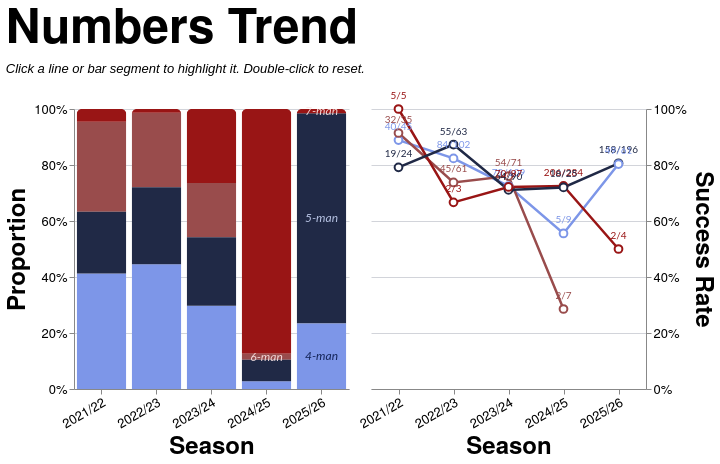

Source (Vega-Lite JSON):
### Vega-Lite specification from a JSON file in a GitHub repository (floating-point values rounded to 4 significant figures; data arrays with more than 128 entries replaced by an {"elided": "..."} marker saying what was removed)
{"config": {"axis": {"labelFont": "PT Sans Narrow, Helvetica Neue, Helvetica, Arial, sans-serif", "titleFont": "PT Sans Narrow, Helvetica Neue, Helvetica, Arial, sans-serif", "labelFontSize": 13, "titleFontSize": 24, "gridColor": "#202947", "gridOpacity": 0.2, "zindex": 1}, "text": {"font": "Lato, sans-serif"}, "bar": {"cornerRadiusEnd": 5}, "header": {"labelFont": "PT Sans Narrow, Helvetica Neue, Helvetica, Arial, sans-serif", "titleFont": "PT Sans Narrow, Helvetica Neue, Helvetica, Arial, sans-serif", "labelFontSize": 24, "titleFontSize": 28, "labelFontWeight": "bold", "orient": "left"}, "legend": {"labelFont": "PT Sans Narrow, Helvetica Neue, Helvetica, Arial, sans-serif", "titleFont": "PT Sans Narrow, Helvetica Neue, Helvetica, Arial, sans-serif", "labelFontSize": 14, "titleFontSize": 16, "titlePadding": 5, "fillColor": "white", "strokeColor": "black", "padding": 10, "titleFontWeight": "lighter", "titleFontStyle": "italic", "titleColor": "gray", "offset": 10}, "title": {"font": "PT Sans Narrow, Helvetica Neue, Helvetica, Arial, sans-serif", "fontSize": 48, "fontWeight": "bold", "anchor": "start", "align": "center", "titlePadding": 20, "subtitlePadding": 10, "subtitleFontSize": 13, "subtitleColor": "", "subtitleFontStyle": "italic", "offset": 15, "color": "black"}, "axisX": {"labelAngle": 0}, "facet": {"title": null, "header": null, "align": {"row": "each", "column": "each"}, "spacing": 10}, "resolve": {"scale": {"y": "independent", "facet": "independent"}}, "background": "transparent", "scale": {"offsetBandPaddingOuter": 0.2, "offsetBandPaddingInner": 0.1}, "view": {"stroke": null, "background": "transparent"}}, "hconcat": [{"layer": [{"mark": {"type": "bar", "opacity": 0.85}, "encoding": {"color": {"field": "numbers", "legend": null, "scale": {"domain": ["4", "5", "6", "7"], "range": ["#7d96e8", "#202946", "#994C4C", "#991515"]}, "sort": ["4", "5", "6", "7"], "type": "nominal"}, "opacity": {"condition": {"param": "param_10", "value": 1.0, "empty": true}, "value": 0.2}, "order": {"field": "stack_order", "sort": "ascending", "type": "quantitative"}, "stroke": {"value": "transparent"}, "tooltip": [{"field": "season", "title": "Season", "type": "nominal"}, {"field": "numbers_display", "title": "Numbers", "type": "nominal"}, {"field": "attempts", "format": ",.0f", "title": "Attempts", "type": "quantitative"}, {"field": "won", "format": ",.0f", "title": "Won", "type": "quantitative"}, {"field": "success_rate", "format": ".1%", "title": "Success Rate", "type": "quantitative"}], "x": {"axis": {"labelAngle": -30}, "field": "season", "sort": ["2021/22", "2022/23", "2023/24", "2024/25", "2025/26"], "title": "Season", "type": "nominal"}, "y": {"axis": {"format": "%", "orient": "left"}, "field": "attempts", "stack": "normalize", "title": "Proportion", "type": "quantitative"}}, "name": "view_7", "transform": [{"filter": "(loSquad == 'All' || datum.squad == loSquad) && (loGameType == 'All' || (loGameType == 'League + Cup' && (datum.game_type == 'League' || datum.game_type == 'Cup')) || (loGameType == 'League only' && datum.game_type == 'League') || datum.game_type == loGameType) && (loThrower == 'All' || datum.thrower == loThrower) && (loJumper == 'All' || datum.jumper == loJumper) && (loArea == 'All' || datum.area == loArea)"}, {"aggregate": [{"op": "count", "as": "attempts"}, {"op": "sum", "field": "won", "as": "won"}], "groupby": ["season", "numbers"]}, {"calculate": "datum.won / datum.attempts", "as": "success_rate"}, {"calculate": "datum.won + '/' + datum.attempts", "as": "won_attempts_label"}, {"calculate": "datum.numbers + '-man'", "as": "numbers_display"}, {"calculate": "datum.numbers == '4' ? 0 : datum.numbers == '5' ? 1 : datum.numbers == '6' ? 2 : datum.numbers == '7' ? 3 : 999", "as": "stack_order"}]}, {"mark": {"type": "text", "align": "center", "baseline": "middle", "fontSize": 12, "fontStyle": "italic"}, "encoding": {"color": {"field": "text_label_color", "legend": null, "scale": null, "type": "nominal"}, "opacity": {"condition": {"param": "param_10", "value": 0.9, "empty": true}, "value": 0.3}, "text": {"field": "numbers_display", "type": "nominal"}, "x": {"axis": {"labelAngle": -30}, "field": "season", "sort": ["2021/22", "2022/23", "2023/24", "2024/25", "2025/26"], "title": "Season", "type": "nominal"}, "y": {"field": "mid_y", "scale": {"domain": [0, 1]}, "type": "quantitative"}}, "transform": [{"filter": "(loSquad == 'All' || datum.squad == loSquad) && (loGameType == 'All' || (loGameType == 'League + Cup' && (datum.game_type == 'League' || datum.game_type == 'Cup')) || (loGameType == 'League only' && datum.game_type == 'League') || datum.game_type == loGameType) && (loThrower == 'All' || datum.thrower == loThrower) && (loJumper == 'All' || datum.jumper == loJumper) && (loArea == 'All' || datum.area == loArea)"}, {"aggregate": [{"op": "count", "as": "attempts"}, {"op": "sum", "field": "won", "as": "won"}], "groupby": ["season", "numbers"]}, {"calculate": "datum.won / datum.attempts", "as": "success_rate"}, {"calculate": "datum.won + '/' + datum.attempts", "as": "won_attempts_label"}, {"calculate": "datum.numbers + '-man'", "as": "numbers_display"}, {"calculate": "datum.numbers == '4' ? 0 : datum.numbers == '5' ? 1 : datum.numbers == '6' ? 2 : datum.numbers == '7' ? 3 : 999", "as": "stack_order"}, {"joinaggregate": [{"op": "sum", "field": "attempts", "as": "season_total"}], "groupby": ["season"]}, {"calculate": "datum.attempts / datum.season_total", "as": "proportion"}, {"window": [{"op": "sum", "field": "proportion", "as": "cum_prop"}], "frame": [null, 0], "groupby": ["season"], "sort": [{"field": "stack_order", "order": "ascending"}]}, {"calculate": "datum.cum_prop - datum.proportion / 2", "as": "mid_y"}, {"calculate": "datum.numbers == '4' ? '#0a1a4a' : datum.numbers == '5' ? '#c8d4f5' : datum.numbers == '6' ? '#fce8e8' : datum.numbers == '7' ? '#fce8e8' : 'black'", "as": "text_label_color"}, {"calculate": "toNumber(split(datum.season, '/')[0])", "as": "season_order_num"}, {"window": [{"op": "row_number", "field": "", "as": "season_rank"}], "groupby": ["numbers"], "sort": [{"field": "season_order_num", "order": "descending"}]}, {"filter": "datum.season_rank == 1"}]}], "height": 280, "width": {"step": 55}}, {"layer": [{"mark": {"type": "line", "point": {"fill": "white", "filled": false, "size": 60}, "strokeWidth": 2.5}, "encoding": {"color": {"field": "numbers", "legend": null, "scale": {"domain": ["4", "5", "6", "7"], "range": ["#7d96e8", "#202946", "#994C4C", "#991515"]}, "sort": ["4", "5", "6", "7"], "type": "nominal"}, "detail": {"field": "numbers", "type": "nominal"}, "opacity": {"condition": {"param": "param_10", "value": 1.0, "empty": true}, "value": 0.2}, "tooltip": [{"field": "season", "title": "Season", "type": "nominal"}, {"field": "numbers_display", "title": "Numbers", "type": "nominal"}, {"field": "attempts", "format": ",.0f", "title": "Attempts", "type": "quantitative"}, {"field": "won", "format": ",.0f", "title": "Won", "type": "quantitative"}, {"field": "success_rate", "format": ".1%", "title": "Success Rate", "type": "quantitative"}], "x": {"axis": {"labelAngle": -30}, "field": "season", "sort": ["2021/22", "2022/23", "2023/24", "2024/25", "2025/26"], "title": "Season", "type": "nominal"}, "y": {"axis": {"format": "%", "orient": "right"}, "field": "success_rate", "scale": {"domainMax": 1, "nice": true}, "title": "Success Rate", "type": "quantitative"}}, "name": "view_8", "transform": [{"filter": "(loSquad == 'All' || datum.squad == loSquad) && (loGameType == 'All' || (loGameType == 'League + Cup' && (datum.game_type == 'League' || datum.game_type == 'Cup')) || (loGameType == 'League only' && datum.game_type == 'League') || datum.game_type == loGameType) && (loThrower == 'All' || datum.thrower == loThrower) && (loJumper == 'All' || datum.jumper == loJumper) && (loArea == 'All' || datum.area == loArea)"}, {"aggregate": [{"op": "count", "as": "attempts"}, {"op": "sum", "field": "won", "as": "won"}], "groupby": ["season", "numbers"]}, {"calculate": "datum.won / datum.attempts", "as": "success_rate"}, {"calculate": "datum.won + '/' + datum.attempts", "as": "won_attempts_label"}, {"calculate": "datum.numbers + '-man'", "as": "numbers_display"}]}, {"mark": {"type": "text", "align": "center", "baseline": "bottom", "dy": -8, "fontSize": 10}, "encoding": {"color": {"field": "numbers", "legend": null, "scale": {"domain": ["4", "5", "6", "7"], "range": ["#7d96e8", "#202946", "#994C4C", "#991515"]}, "sort": ["4", "5", "6", "7"], "type": "nominal"}, "detail": {"field": "numbers", "type": "nominal"}, "opacity": {"condition": {"param": "param_10", "value": 1.0, "empty": true}, "value": 0.2}, "text": {"field": "won_attempts_label", "type": "nominal"}, "x": {"axis": {"labelAngle": -30}, "field": "season", "sort": ["2021/22", "2022/23", "2023/24", "2024/25", "2025/26"], "title": "Season", "type": "nominal"}, "y": {"axis": {"format": "%", "orient": "right"}, "field": "success_rate", "scale": {"domainMax": 1, "nice": true}, "title": "Success Rate", "type": "quantitative"}}, "transform": [{"filter": "(loSquad == 'All' || datum.squad == loSquad) && (loGameType == 'All' || (loGameType == 'League + Cup' && (datum.game_type == 'League' || datum.game_type == 'Cup')) || (loGameType == 'League only' && datum.game_type == 'League') || datum.game_type == loGameType) && (loThrower == 'All' || datum.thrower == loThrower) && (loJumper == 'All' || datum.jumper == loJumper) && (loArea == 'All' || datum.area == loArea)"}, {"aggregate": [{"op": "count", "as": "attempts"}, {"op": "sum", "field": "won", "as": "won"}], "groupby": ["season", "numbers"]}, {"calculate": "datum.won / datum.attempts", "as": "success_rate"}, {"calculate": "datum.won + '/' + datum.attempts", "as": "won_attempts_label"}, {"calculate": "datum.numbers + '-man'", "as": "numbers_display"}]}], "height": 280, "width": {"step": 55}}], "data": {"name": "data-c74d2511dedb0b323cc0d84fdacd1a93"}, "params": [{"name": "loSquad", "value": "All"}, {"name": "loSeason", "value": "All"}, {"name": "loGameType", "value": "All"}, {"name": "loThrower", "value": "All"}, {"name": "loJumper", "value": "All"}, {"name": "loArea", "value": "All"}, {"name": "loNumbers", "value": "All"}, {"name": "param_10", "select": {"type": "point", "clear": "dblclick", "fields": ["numbers"], "on": "click"}, "views": ["view_7", "view_8"]}], "resolve": {"scale": {"color": "shared"}}, "spacing": 8, "title": {"text": "Numbers Trend", "subtitle": "Click a line or bar segment to highlight it. Double-click to reset."}, "$schema": "https://vega.github.io/schema/vega-lite/v5.20.1.json", "datasets": {"data-c74d2511dedb0b323cc0d84fdacd1a93": {"elided": "1291 records"}}}
